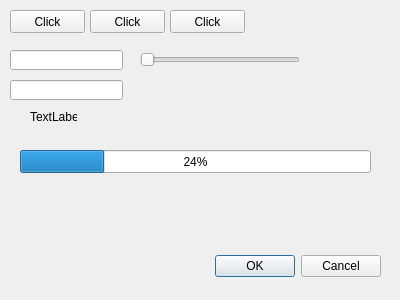
<?xml version="1.0" encoding="UTF-8"?>
<ui version="4.0">
 <class>Dialog</class>
 <widget class="QDialog" name="Dialog">
  <property name="enabled">
   <bool>true</bool>
  </property>
  <property name="geometry">
   <rect>
    <x>0</x>
    <y>0</y>
    <width>400</width>
    <height>300</height>
   </rect>
  </property>
  <property name="windowTitle">
   <string>Dialog</string>
  </property>
  <widget class="QDialogButtonBox" name="buttonBox">
   <property name="geometry">
    <rect>
     <x>40</x>
     <y>250</y>
     <width>341</width>
     <height>32</height>
    </rect>
   </property>
   <property name="orientation">
    <enum>Qt::Horizontal</enum>
   </property>
   <property name="standardButtons">
    <set>QDialogButtonBox::Cancel|QDialogButtonBox::Ok</set>
   </property>
  </widget>
  <widget class="QPushButton" name="pushButton">
   <property name="geometry">
    <rect>
     <x>90</x>
     <y>10</y>
     <width>75</width>
     <height>23</height>
    </rect>
   </property>
   <property name="text">
    <string>Click</string>
   </property>
  </widget>
  <widget class="QPushButton" name="pushButton_2">
   <property name="geometry">
    <rect>
     <x>10</x>
     <y>10</y>
     <width>75</width>
     <height>23</height>
    </rect>
   </property>
   <property name="text">
    <string>Click</string>
   </property>
  </widget>
  <widget class="QPushButton" name="pushButton_3">
   <property name="geometry">
    <rect>
     <x>170</x>
     <y>10</y>
     <width>75</width>
     <height>23</height>
    </rect>
   </property>
   <property name="text">
    <string>Click</string>
   </property>
  </widget>
  <widget class="QLineEdit" name="lineEdit">
   <property name="geometry">
    <rect>
     <x>10</x>
     <y>50</y>
     <width>113</width>
     <height>20</height>
    </rect>
   </property>
  </widget>
  <widget class="QLineEdit" name="lineEdit_2">
   <property name="geometry">
    <rect>
     <x>10</x>
     <y>80</y>
     <width>113</width>
     <height>20</height>
    </rect>
   </property>
  </widget>
  <widget class="QSlider" name="horizontalSlider">
   <property name="geometry">
    <rect>
     <x>140</x>
     <y>50</y>
     <width>160</width>
     <height>19</height>
    </rect>
   </property>
   <property name="orientation">
    <enum>Qt::Horizontal</enum>
   </property>
  </widget>
  <widget class="QLabel" name="label">
   <property name="geometry">
    <rect>
     <x>30</x>
     <y>110</y>
     <width>47</width>
     <height>13</height>
    </rect>
   </property>
   <property name="text">
    <string>TextLabel</string>
   </property>
  </widget>
  <widget class="QProgressBar" name="progressBar">
   <property name="geometry">
    <rect>
     <x>20</x>
     <y>150</y>
     <width>351</width>
     <height>23</height>
    </rect>
   </property>
   <property name="value">
    <number>24</number>
   </property>
  </widget>
 </widget>
 <resources/>
 <connections>
  <connection>
   <sender>buttonBox</sender>
   <signal>accepted()</signal>
   <receiver>Dialog</receiver>
   <slot>accept()</slot>
   <hints>
    <hint type="sourcelabel">
     <x>248</x>
     <y>254</y>
    </hint>
    <hint type="destinationlabel">
     <x>157</x>
     <y>274</y>
    </hint>
   </hints>
  </connection>
  <connection>
   <sender>buttonBox</sender>
   <signal>rejected()</signal>
   <receiver>Dialog</receiver>
   <slot>reject()</slot>
   <hints>
    <hint type="sourcelabel">
     <x>316</x>
     <y>260</y>
    </hint>
    <hint type="destinationlabel">
     <x>286</x>
     <y>274</y>
    </hint>
   </hints>
  </connection>
 </connections>
</ui>
